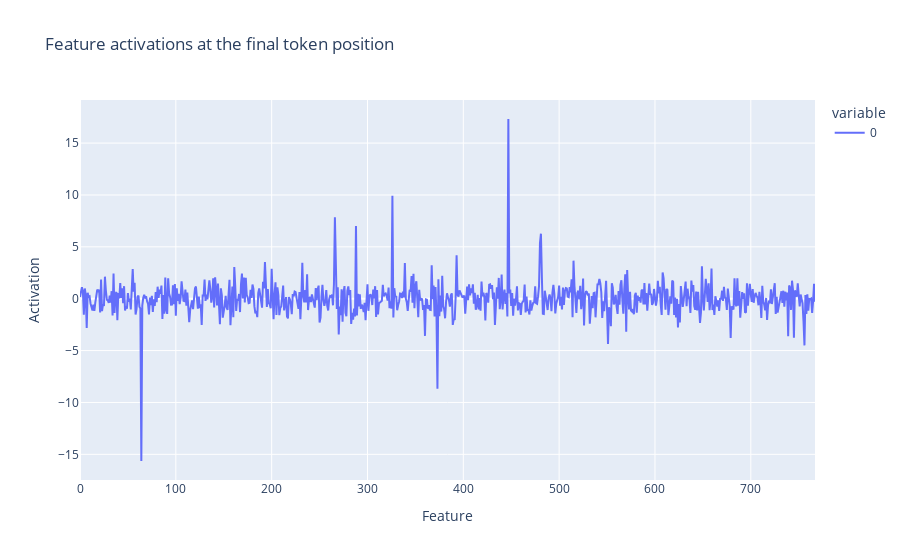

Source (notebook cell):
### Code cell
px.line(
    cache[sae_pos].output[0, -1, :].cpu().numpy(),
    title="Feature activations at the final token position",
    labels={"index": "Feature", "value": "Activation"},
).show()

# let's print the top 5 features and how much they fired
vals, inds = torch.topk(cache[sae_pos].output[0, -1, :], 5)
for val, ind in zip(vals, inds):
    print(f"Feature {ind} fired {val:.2f}")

### Figure 1 — Plotly figure (JSON) as saved in the notebook; plotly's stock layout.template omitted (floating-point values rounded to 4 significant figures; data arrays with more than 128 entries replaced by an {"elided": "..."} marker saying what was removed)
{"data": [{"hovertemplate": "variable=0<br>Feature=%{x}<br>Activation=%{y}<extra></extra>", "legendgroup": "0", "line": {"color": "#636efa", "dash": "solid"}, "marker": {"symbol": "circle"}, "mode": "lines", "name": "0", "orientation": "v", "showlegend": true, "type": "scatter", "x": {"elided": "768 int values"}, "xaxis": "x", "y": {"elided": "768 float values"}, "yaxis": "y"}], "layout": {"legend": {"title": {"text": "variable"}, "tracegroupgap": 0}, "title": {"text": "Feature activations at the final token position"}, "xaxis": {"anchor": "y", "domain": [0, 1], "title": {"text": "Feature"}}, "yaxis": {"anchor": "x", "domain": [0, 1], "title": {"text": "Activation"}}}}
